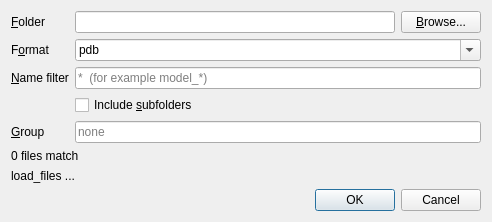
<?xml version="1.0" encoding="UTF-8"?>
<ui version="4.0">
 <class>Form</class>
 <widget class="QWidget" name="Form">
  <property name="windowTitle"><string notr="true">Open Folder</string></property>
  <layout class="QVBoxLayout" name="verticalLayout">
   <item>
    <layout class="QFormLayout" name="formLayout">
    <item row="0" column="0">
     <widget class="QLabel" name="label_input_dir">
      <property name="text"><string notr="true">&amp;Folder</string></property>
      <property name="buddy"><cstring>input_dir</cstring></property>
     </widget>
    </item>
    <item row="0" column="1">
     <layout class="QHBoxLayout" name="layout_dir">
      <item>
       <widget class="QLineEdit" name="input_dir">
        <property name="minimumSize"><size><width>320</width><height>0</height></size></property>
       </widget>
      </item>
      <item>
       <widget class="QPushButton" name="button_browse">
        <property name="text"><string notr="true">&amp;Browse...</string></property>
        <property name="autoDefault"><bool>false</bool></property>
       </widget>
      </item>
     </layout>
    </item>
    <item row="1" column="0">
     <widget class="QLabel" name="label_input_format">
      <property name="text"><string notr="true">F&amp;ormat</string></property>
      <property name="buddy"><cstring>input_format</cstring></property>
     </widget>
    </item>
    <item row="1" column="1">
     <widget class="QComboBox" name="input_format">
      <property name="editable"><bool>true</bool></property>
      <item><property name="text"><string notr="true">pdb</string></property></item>
      <item><property name="text"><string notr="true">cif</string></property></item>
      <item><property name="text"><string notr="true">sdf</string></property></item>
      <item><property name="text"><string notr="true">mol2</string></property></item>
      <item><property name="text"><string notr="true">mol</string></property></item>
      <item><property name="text"><string notr="true">pdbqt</string></property></item>
      <item><property name="text"><string notr="true">pqr</string></property></item>
      <item><property name="text"><string notr="true">xyz</string></property></item>
     </widget>
    </item>
    <item row="2" column="0">
     <widget class="QLabel" name="label_input_filter">
      <property name="text"><string notr="true">&amp;Name filter</string></property>
      <property name="buddy"><cstring>input_filter</cstring></property>
     </widget>
    </item>
    <item row="2" column="1">
     <widget class="QLineEdit" name="input_filter">
      <property name="placeholderText"><string notr="true">*  (for example model_*)</string></property>
     </widget>
    </item>
    <item row="3" column="1">
     <widget class="QCheckBox" name="input_recursive">
      <property name="text"><string notr="true">Include &amp;subfolders</string></property>
     </widget>
    </item>
    <item row="4" column="0">
     <widget class="QLabel" name="label_input_group">
      <property name="text"><string notr="true">&amp;Group</string></property>
      <property name="buddy"><cstring>input_group</cstring></property>
     </widget>
    </item>
    <item row="4" column="1">
     <widget class="QLineEdit" name="input_group">
      <property name="placeholderText"><string notr="true">none</string></property>
     </widget>
    </item>
    </layout>
   </item>
   <item>
    <widget class="QLabel" name="output_count">
     <property name="text"><string notr="true">0 files match</string></property>
    </widget>
   </item>
   <item>
    <widget class="QLabel" name="output_command">
     <property name="text"><string notr="true">load_files ...</string></property>
     <property name="textInteractionFlags"><set>Qt::TextSelectableByMouse</set></property>
     <property name="wordWrap"><bool>true</bool></property>
    </widget>
   </item>
   <item>
    <widget class="QDialogButtonBox" name="buttons">
     <property name="standardButtons"><set>QDialogButtonBox::Cancel|QDialogButtonBox::Ok</set></property>
    </widget>
   </item>
  </layout>
 </widget>
 <tabstops>
  <tabstop>input_dir</tabstop>
  <tabstop>button_browse</tabstop>
  <tabstop>input_format</tabstop>
  <tabstop>input_filter</tabstop>
  <tabstop>input_recursive</tabstop>
  <tabstop>input_group</tabstop>
  <tabstop>buttons</tabstop>
 </tabstops>
 <resources/>
 <connections/>
</ui>
